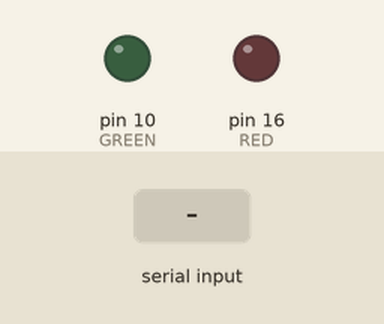
This sketch was run on a simulated Arduino Uno, built with avr-gcc and run on an emulated ATmega328P. Parts: output pins drawn as LEDs (lit = HIGH). Inputs (shaded band) come from the test bench. What the sketch prints to the serial monitor is not drawn.

Above: at 1.2 s.
1.3 s: "1\n" received over Serial
At 2.5 s:
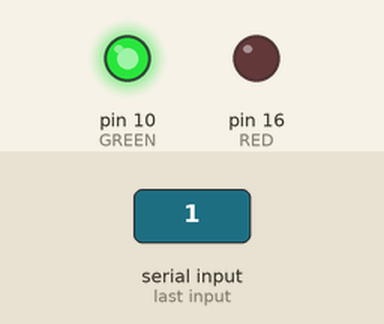
2.8 s: "2\n" received over Serial
At 3.8 s:
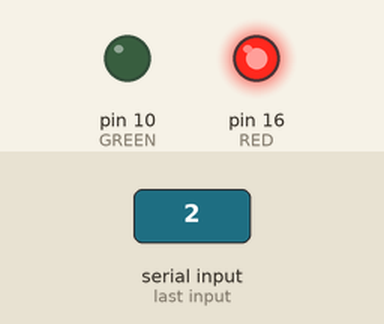
Timing chart, 0 to 5.8 s (numbered marks = the images above; inputs shaded):
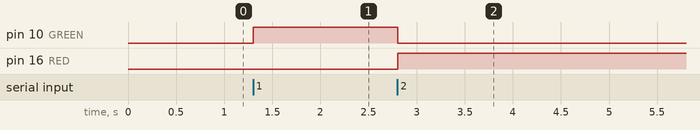

The sketch:

zstatus.ino
```cpp
#define GREEN 10
#define RED 16
int type;

void setup() {
  pinMode(GREEN, OUTPUT);
  pinMode(RED, OUTPUT);
  Serial.begin(9600);
  digitalWrite(RED, LOW);
  digitalWrite(GREEN, LOW);
}

void loop() {
  if (Serial.available()) {
    type = Serial.parseInt();
    Serial.write(type);
  }
  if (type == 1) {
      digitalWrite(RED, LOW);
      digitalWrite(GREEN, HIGH);
  } else if (type == 2) {
      digitalWrite(GREEN, LOW);
      digitalWrite(RED, HIGH);
  } else if (type == 3) {
      digitalWrite(GREEN, LOW);
      digitalWrite(RED, LOW);
  }
}
```

Measured:
- after the input at 1.3 s, pin 10 (GREEN): LOW → HIGH at once
- after the input at 2.8 s, pin 10 (GREEN): HIGH → LOW at once; pin 16 (RED): LOW → HIGH at once
